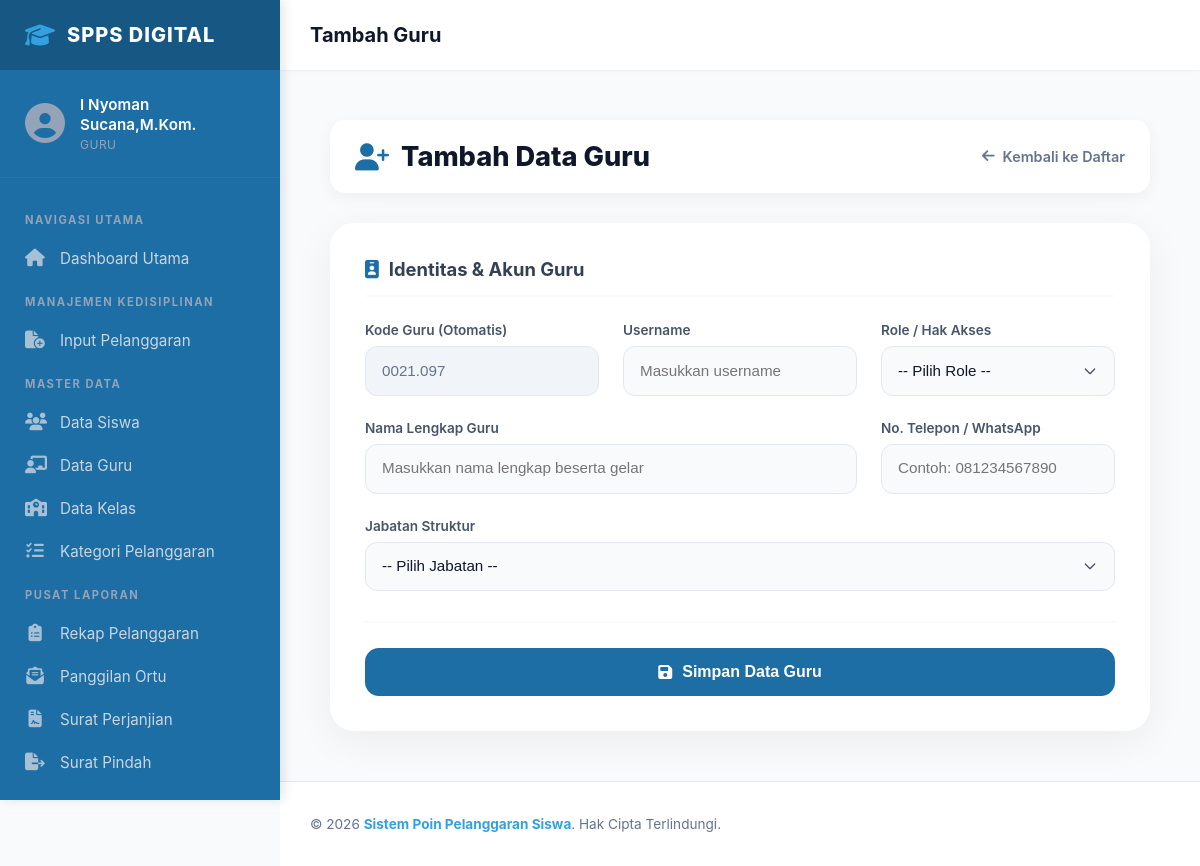
The app's page /pages/guru/add.php (signed in), older data.
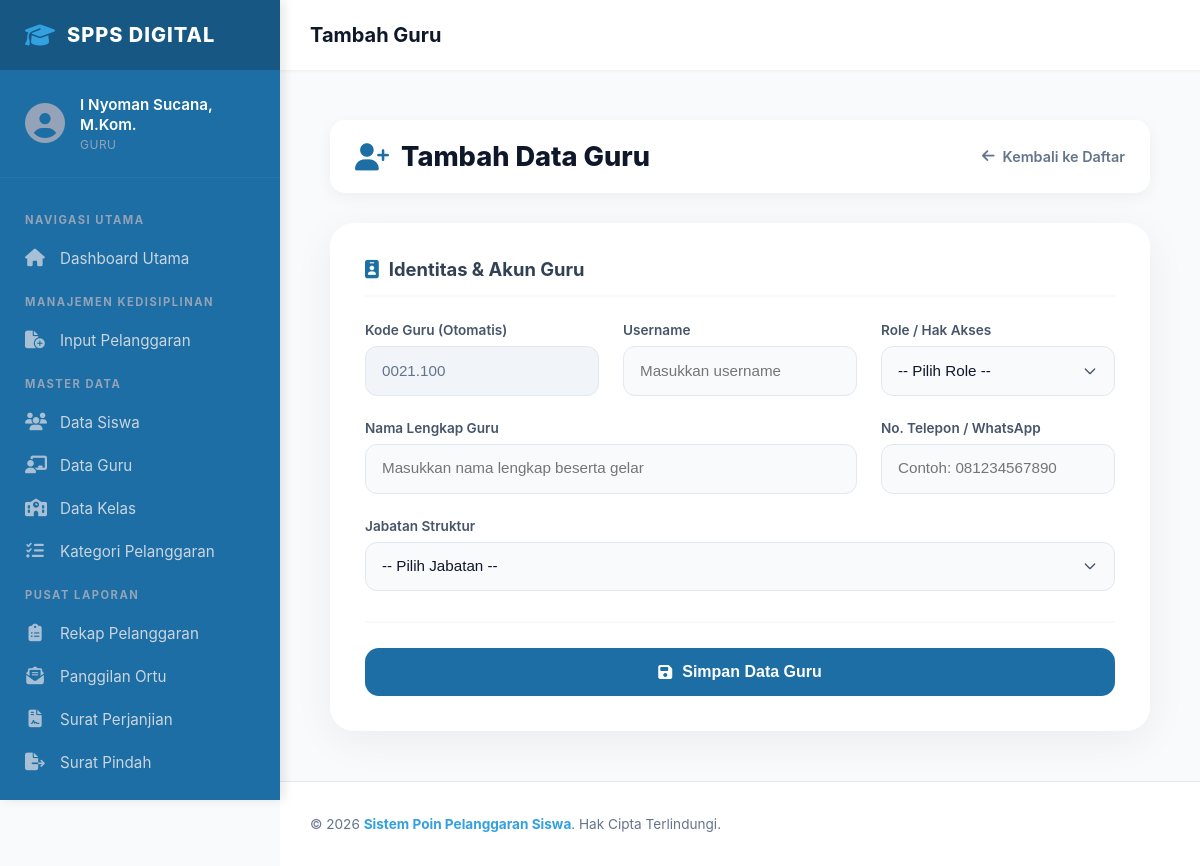
The same page, newer data.
### tables this page shows
CREATE TABLE `guru` (
  `kode_guru` char(8) NOT NULL,
  `nama_pengguna` varchar(100) DEFAULT NULL,
  `role` varchar(30) DEFAULT NULL,
  `username` varchar(50) DEFAULT NULL,
  `password` varchar(70) DEFAULT NULL,
  `aktif` enum('Y','N') DEFAULT NULL,
  `jabatan` varchar(50) DEFAULT NULL,
  `telp` varchar(16) DEFAULT NULL
);

### pages/guru/add.php (the view, shortened to what the changed rows need)
<?php
include ROOTPATH . '/config/config.php';
$page_title = "Tambah Guru";
include ROOTPATH . '/includes/header.php';
$result = mysqli_query($conn, "SELECT kode_guru FROM guru ORDER BY kode_guru DESC LIMIT 1");
$row = mysqli_fetch_assoc($result);
$last_kode = $row['kode_guru'];
$parts = explode(".", $last_kode);
$next_number = str_pad($parts[1] + 1, 3, "0", STR_PAD_LEFT);
$new_kode = "0021." . $next_number;
?>
<link rel="stylesheet" href="/poin_pelanggaran_siswa/css/pages/guru/add_guru.css">
<div class="container">
    <div class="page-header">
        <h2><i class="fas fa-user-plus"></i> Tambah Data Guru</h2>
    </div>
    <div class="form-card">
        <form action="/poin_pelanggaran_siswa/process/guru_process.php" method="POST">
            <div class="form-section">
                <div class="form-grid">
                    <div class="form-group">
                        <label>Kode Guru (Otomatis)</label>
                        <input type="text" class="form-control" name="kode_guru" value="<?= $new_kode ?>" readonly />
                    </div>
                </div>
            </div>
        </form>
    </div>
</div>
<?php include ROOTPATH . '/includes/footer.php'; ?>

### includes/header.php (shortened to what the changed rows need)
<!DOCTYPE html>
<html lang="id">
<head>
    <link rel="stylesheet" href="https://cdnjs.cloudflare.com/ajax/libs/font-awesome/6.4.0/css/all.min.css">
    <link rel="stylesheet" href="/poin_pelanggaran_siswa/css/components/header.css">
</head>
<body class="sidebar-layout">
    <nav class="sidebar">
        <div class="sidebar-user">
            <div class="user-details">
                <p class="user-name"><?php echo htmlspecialchars($_SESSION['nama'] ?? 'Tanpa Nama'); ?></p>
                <p class="user-role"><?php echo ucfirst(htmlspecialchars($_SESSION['role'] ?? 'Peran Tidak Diketahui')); ?></p>
            </div>
        </div>
    </nav>
    <div class="content-wrapper">
        <header class="top-bar">
            <h2><?php echo $page_title ?? 'Beranda'; ?></h2>
        </header>
        <main>

Row changes from the older to the newer data that the page shows:
no longer on this page (row edited): guru: kode_guru "0021.097"
added guru: kode_guru "0021.100"
Text that changed along with them:
$_SESSION['nama']: "I Nyoman Sucana,M.Kom." → "I Nyoman Sucana, M.Kom."
